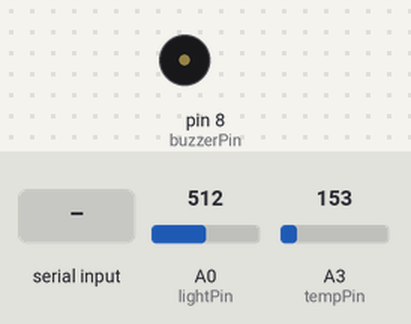
The program below on a simulated Arduino Uno, built with avr-gcc and run on an emulated ATmega328P. Shown: buzzer (waves = sounding). The test bench sets the inputs (shaded band); at power-on: A0 (lightPin) = 512, A3 (tempPin) = 153. What the program prints to the serial monitor is not drawn.

Above: at 1.2 s.
1.3 s: "alert\n" received over Serial
At 1.8 s:
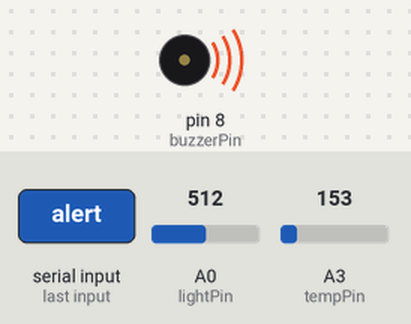
Timing chart, 0 to 8.6 s (numbered marks = the images above; inputs shaded):
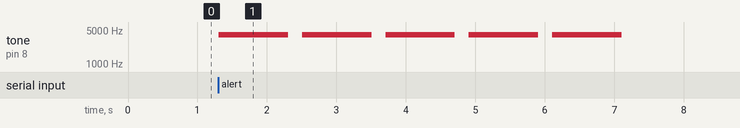

The program:

main.cpp
```cpp
#include <Arduino.h>
#include "pitches.h"


String inputString = "";

const int tempPin = 3;
const int lightPin = 0;
const int buzzerPin = 8;
int tempAdc;
int light;

float adcToC(int);
void alert();
void sendTelemetry();
void xmas();
void handleCommand(String command);
void checkTelemetryTimer();


void setup() {
  Serial.begin(9600);
  pinMode(buzzerPin, OUTPUT);
}

unsigned long lastSend = 0;

void loop() {

  checkTelemetryTimer();


  while(Serial.available()){
    char c = Serial.read();
    if (c == '\n') {
      handleCommand(inputString);
      inputString = "";
      break;
    } else {
      inputString += c;
    }
  }

}

void checkTelemetryTimer()
{
  unsigned long now = millis();

  if (now - lastSend >= 500) {
    lastSend = now;
    sendTelemetry();
  }
}

void sendTelemetry(){

  light = analogRead(lightPin);
  tempAdc = analogRead(tempPin);

  Serial.print("{\"light\":");
  Serial.print(light);
  Serial.print(",");

  float temp = adcToC(tempAdc);

  Serial.print("\"temp\":");
  Serial.print(temp);
  Serial.println("}");

}

float adcToC(int adc) {

  float v = ((float)adc * 5)/1024;
  float t = (v-0.5)*100;

  return t;
}


void handleCommand(String command){

  if (command == "alert")
    alert();

  if (command == "xmas")
    xmas();

}


void alert()
{

  for (int i = 0; i<5; i++){
    checkTelemetryTimer();

    tone(buzzerPin, 4000, 1000);


    delay(1200);

    noTone(buzzerPin);

  }
}


void xmas(){
  int melody[] = {
    NOTE_E5, NOTE_E5, NOTE_E5,
    NOTE_E5, NOTE_E5, NOTE_E5,
    NOTE_E5, NOTE_G5, NOTE_C5, NOTE_D5,
    NOTE_E5,
    NOTE_F5, NOTE_F5, NOTE_F5, NOTE_F5,
    NOTE_F5, NOTE_E5, NOTE_E5, NOTE_E5, NOTE_E5,
    NOTE_E5, NOTE_D5, NOTE_D5, NOTE_E5,
    NOTE_D5, NOTE_G5,
    NOTE_E5, NOTE_E5, NOTE_E5,
    NOTE_E5, NOTE_E5, NOTE_E5,
    NOTE_E5, NOTE_G5, NOTE_C5, NOTE_D5,
    NOTE_E5,
    NOTE_F5, NOTE_F5, NOTE_F5, NOTE_F5,
    NOTE_F5, NOTE_E5, NOTE_E5, NOTE_E5, NOTE_E5,
    NOTE_E5, NOTE_D5, NOTE_D5, NOTE_E5,
    NOTE_D5
  };

  int durations[] = {
    8, 8, 4,
    8, 8, 4,
    8, 8, 8, 8,
    2,
    8, 8, 8, 8,
    8, 8, 8, 16, 16,
    8, 8, 8, 8,
    4, 4,
    8, 8, 4,
    8, 8, 4,
    8, 8, 8, 8,
    2,
    8, 8, 8, 8,
    8, 8, 8, 16, 16,
    8, 8, 8, 8,
    4
  };

  int size = sizeof(durations) / sizeof(int);

  for (int note = 0; note < size; note++) {


    checkTelemetryTimer();

    //to calculate the note duration, take one second divided by the note type.
    //e.g. quarter note = 1000 / 4, eighth note = 1000/8, etc.
    int duration = 1200 / durations[note];
    tone(buzzerPin, melody[note], duration);

    //to distinguish the notes, set a minimum time between them.
    //the note's duration + 30% seems to work well:
    int pauseBetweenNotes = duration * 1.30;
    delay(pauseBetweenNotes);

    //stop the tone playing:
    noTone(buzzerPin);
  }
}
```

pitches.h
```cpp
#define NOTE_B0  31
#define NOTE_C1  33
#define NOTE_CS1 35
#define NOTE_D1  37
#define NOTE_DS1 39
#define NOTE_E1  41
#define NOTE_F1  44
#define NOTE_FS1 46
#define NOTE_G1  49
#define NOTE_GS1 52
#define NOTE_A1  55
#define NOTE_AS1 58
#define NOTE_B1  62
#define NOTE_C2  65
#define NOTE_CS2 69
#define NOTE_D2  73
#define NOTE_DS2 78
#define NOTE_E2  82
#define NOTE_F2  87
#define NOTE_FS2 93
#define NOTE_G2  98
#define NOTE_GS2 104
#define NOTE_A2  110
#define NOTE_AS2 117
#define NOTE_B2  123
#define NOTE_C3  131
#define NOTE_CS3 139
#define NOTE_D3  147
#define NOTE_DS3 156
#define NOTE_E3  165
#define NOTE_F3  175
#define NOTE_FS3 185
#define NOTE_G3  196
#define NOTE_GS3 208
#define NOTE_A3  220
#define NOTE_AS3 233
#define NOTE_B3  247
#define NOTE_C4  262
#define NOTE_CS4 277
#define NOTE_D4  294
#define NOTE_DS4 311
#define NOTE_E4  330
#define NOTE_F4  349
#define NOTE_FS4 370
#define NOTE_G4  392
#define NOTE_GS4 415
#define NOTE_A4  440
#define NOTE_AS4 466
#define NOTE_B4  494
#define NOTE_C5  523
#define NOTE_CS5 554
#define NOTE_D5  587
#define NOTE_DS5 622
#define NOTE_E5  659
#define NOTE_F5  698
#define NOTE_FS5 740
#define NOTE_G5  784
#define NOTE_GS5 831
#define NOTE_A5  880
#define NOTE_AS5 932
#define NOTE_B5  988
#define NOTE_C6  1047
#define NOTE_CS6 1109
#define NOTE_D6  1175
#define NOTE_DS6 1245
#define NOTE_E6  1319
#define NOTE_F6  1397
#define NOTE_FS6 1480
#define NOTE_G6  1568
#define NOTE_GS6 1661
#define NOTE_A6  1760
#define NOTE_AS6 1865
#define NOTE_B6  1976
#define NOTE_C7  2093
#define NOTE_CS7 2217
#define NOTE_D7  2349
#define NOTE_DS7 2489
#define NOTE_E7  2637
#define NOTE_F7  2794
#define NOTE_FS7 2960
#define NOTE_G7  3136
#define NOTE_GS7 3322
#define NOTE_A7  3520
#define NOTE_AS7 3729
#define NOTE_B7  3951
#define NOTE_C8  4186
#define NOTE_CS8 4435
#define NOTE_D8  4699
#define NOTE_DS8 4978
#define REST 0
```

Measured:
- after the input at 1.3 s, tone on pin 8 (buzzerPin): alternates 4000 Hz for 1.0 s and silent for 0.20 s, 10 changes in all, then stays silent, starting at once
